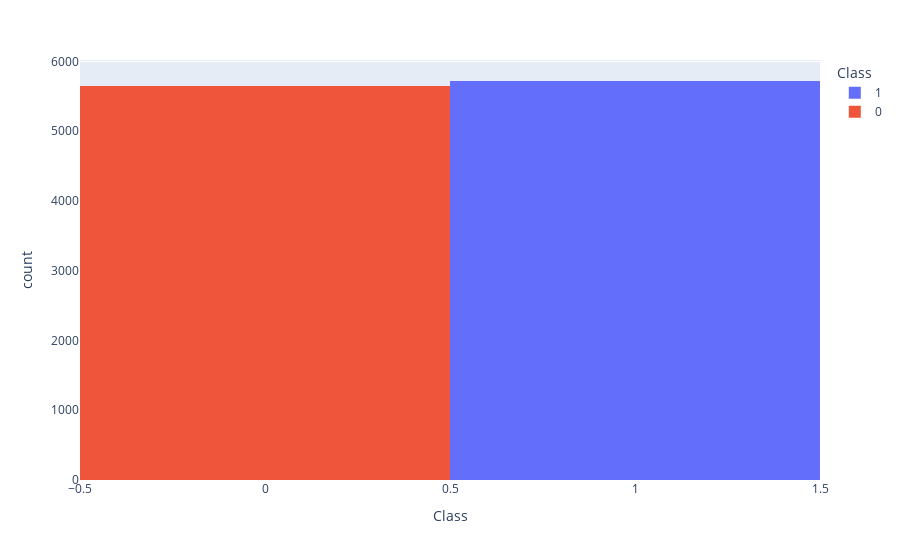

The code cell stored with this chart in its notebook:
### Code cell
## Data Exploration

#Checking Credit card fraud Class
px.histogram(data_frame = data, x='Class', color='Class')

### Figure 1 — Plotly figure (JSON) as saved in the notebook; plotly's stock layout.template omitted (floating-point values rounded to 4 significant figures; data arrays with more than 128 entries replaced by an {"elided": "..."} marker saying what was removed)
{"data": [{"alignmentgroup": "True", "bingroup": "x", "hovertemplate": "Class=%{x}<br>count=%{y}<extra></extra>", "legendgroup": "1", "marker": {"color": "#636efa", "pattern": {"shape": ""}}, "name": "1", "offsetgroup": "1", "orientation": "v", "showlegend": true, "type": "histogram", "x": {"elided": "5721 int values"}, "xaxis": "x", "yaxis": "y"}, {"alignmentgroup": "True", "bingroup": "x", "hovertemplate": "Class=%{x}<br>count=%{y}<extra></extra>", "legendgroup": "0", "marker": {"color": "#EF553B", "pattern": {"shape": ""}}, "name": "0", "offsetgroup": "0", "orientation": "v", "showlegend": true, "type": "histogram", "x": {"elided": "5652 int values"}, "xaxis": "x", "yaxis": "y"}], "layout": {"barmode": "relative", "legend": {"title": {"text": "Class"}, "tracegroupgap": 0}, "margin": {"t": 60}, "xaxis": {"anchor": "y", "categoryarray": [1, 0], "categoryorder": "array", "domain": [0, 1], "title": {"text": "Class"}}, "yaxis": {"anchor": "x", "domain": [0, 1], "title": {"text": "count"}}}}
